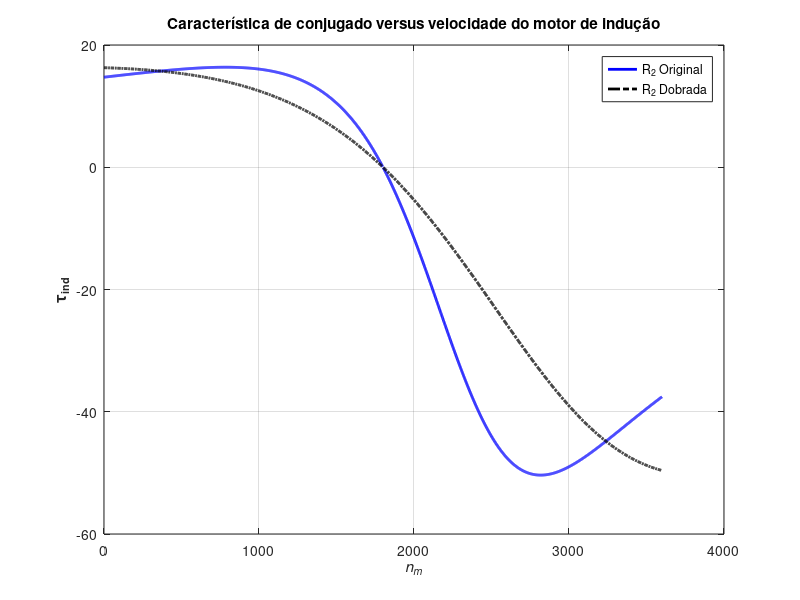

MATLAB code for this plot:
% Primeiro, inicialize os valores necessários ao programa.
r1 = 7.9; % Resistência do estator
x1 = 6.14; % Reatância do estator
r2 = 8.14; % Resistência do rotor
x2 = 6.14; % Reatância do rotor
xm = 168.86; % Reatância do ramo de magnetização
v_phase = 380 / sqrt(3); % Tensão de fase
n_sync = 1800; % Velocidade síncrona (rpm)
w_sync = 188.5; % Velocidade síncrona (rad/s)

% Calcula a tensão e a impedância de Thévenin com as Equações

v_th = v_phase * (xm / sqrt(r1^2 + (x1 + xm)^2)) ;
z_th = ((j*xm) * (r1 + j*x1)) / (r1 + j*(x1 + xm));
r_th = real(z_th);
x_th = imag(z_th);

% Agora, calcule a característica de conjugado X velocidade para diversos
% escorregamentos entre -1 e 1. 

s = (1:-0.001:-1) ; % Escorregamento

nm = (1 - s) * n_sync; % Velocidade mecânica

% Calcula o conjugado eletromagnético para a resistência de rotor original:
for ii = 1:2001
t_ind1(ii) = (3 * v_th^2 * r2 / s(ii)) /(w_sync * ((r_th + r2/s(ii))^2 + (x_th + x2)^2)) ;
end


% Calcula o conjugado para a resistência de rotor dobrada
for ii = 1:2001
t_ind2(ii) = (3 * v_th^2 * (2*r2) / s(ii)) /...
(w_sync * ((r_th + (2*r2)/s(ii))^2 + (x_th + x2)^2)) ;
end

% Plote a curva de conjugado X velocidade
plot(nm,t_ind1,'Color','b','LineWidth',2.0);
hold on;
plot(nm,t_ind2,'Color','k','LineWidth',2.0,'LineStyle','-.');
xlabel('\bf\itn_{m}');
ylabel('\bf\tau_{ind}');
title ('\bfCaracterística de conjugado versus velocidade do motor de indução');
legend ('R_{2} Original','R_{2} Dobrada');
grid on;
hold off;